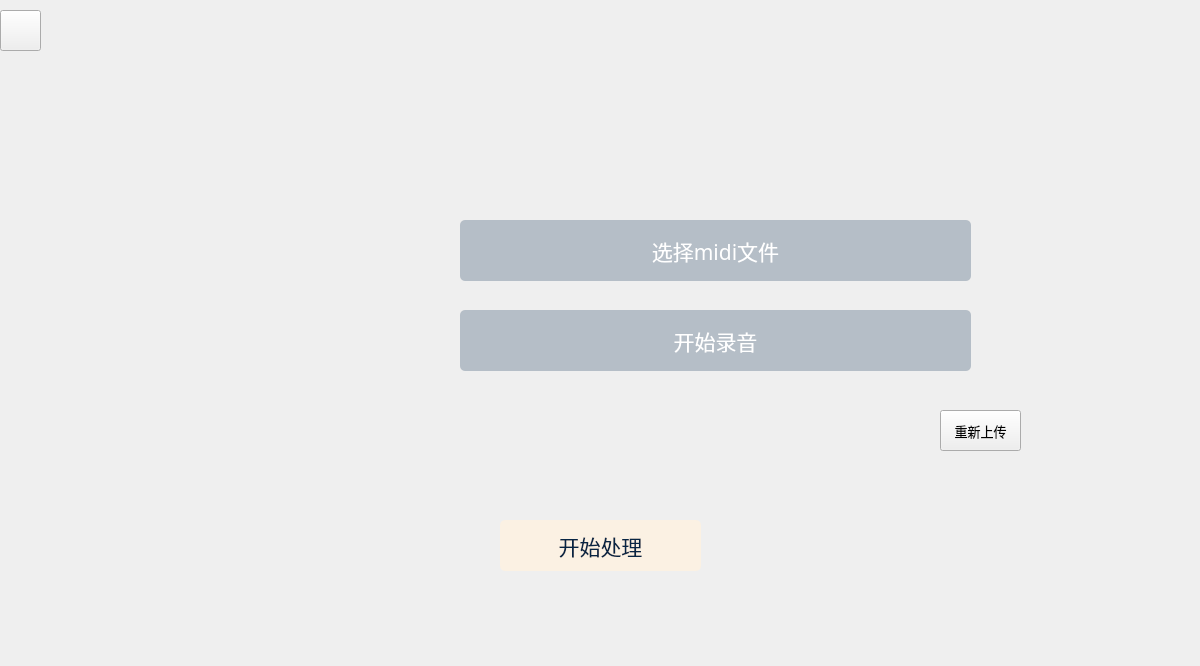
<?xml version="1.0" encoding="UTF-8"?>
<ui version="4.0">
 <class>Write</class>
 <widget class="QWidget" name="Write">
  <property name="geometry">
   <rect>
    <x>0</x>
    <y>0</y>
    <width>1200</width>
    <height>666</height>
   </rect>
  </property>
  <property name="minimumSize">
   <size>
    <width>1200</width>
    <height>666</height>
   </size>
  </property>
  <property name="maximumSize">
   <size>
    <width>1200</width>
    <height>666</height>
   </size>
  </property>
  <property name="windowTitle">
   <string>视唱练耳小助手</string>
  </property>
  <widget class="QPushButton" name="BackHome">
   <property name="geometry">
    <rect>
     <x>0</x>
     <y>10</y>
     <width>41</width>
     <height>41</height>
    </rect>
   </property>
   <property name="text">
    <string/>
   </property>
  </widget>
  <widget class="QPushButton" name="sound">
   <property name="geometry">
    <rect>
     <x>460</x>
     <y>310</y>
     <width>511</width>
     <height>61</height>
    </rect>
   </property>
   <property name="font">
    <font>
     <family>方正小标宋简体</family>
     <pointsize>16</pointsize>
    </font>
   </property>
   <property name="styleSheet">
    <string notr="true">QPushButton {
    background-color: #B5BEC7;
    border: none;
    border-radius: 5px;
    color: white;
}
QPushButton:hover {
    background-color: #808F9F;
}
QPushButton:pressed {
    background-color: #6B7A8A;
}</string>
   </property>
   <property name="text">
    <string>开始录音</string>
   </property>
  </widget>
  <widget class="QPushButton" name="midi">
   <property name="geometry">
    <rect>
     <x>460</x>
     <y>220</y>
     <width>511</width>
     <height>61</height>
    </rect>
   </property>
   <property name="font">
    <font>
     <family>方正小标宋简体</family>
     <pointsize>16</pointsize>
    </font>
   </property>
   <property name="styleSheet">
    <string notr="true">QPushButton {
    background-color: #B5BEC7;
    border: none;
    border-radius: 5px;
    color: white;
}
QPushButton:hover {
    background-color: #808F9F;
}
QPushButton:pressed {
    background-color: #6B7A8A;
}</string>
   </property>
   <property name="text">
    <string>选择midi文件</string>
   </property>
  </widget>
  <widget class="QPushButton" name="conduct">
   <property name="geometry">
    <rect>
     <x>500</x>
     <y>520</y>
     <width>201</width>
     <height>51</height>
    </rect>
   </property>
   <property name="font">
    <font>
     <family>方正小标宋简体</family>
     <pointsize>16</pointsize>
    </font>
   </property>
   <property name="styleSheet">
    <string notr="true">QPushButton {
    background-color: #FBF1E3;
    border: none;
    border-radius: 5px;
	color:#072544;
}
QPushButton:hover {
    background-color: #F5E6D3;
}
QPushButton:pressed {
    background-color: #E8D9C5;
}</string>
   </property>
   <property name="text">
    <string>开始处理</string>
   </property>
  </widget>
  <widget class="QPushButton" name="refresh">
   <property name="geometry">
    <rect>
     <x>940</x>
     <y>410</y>
     <width>81</width>
     <height>41</height>
    </rect>
   </property>
   <property name="font">
    <font>
     <family>方正小标宋简体</family>
     <pointsize>10</pointsize>
    </font>
   </property>
   <property name="text">
    <string>重新上传</string>
   </property>
  </widget>
 </widget>
 <resources/>
 <connections/>
</ui>
